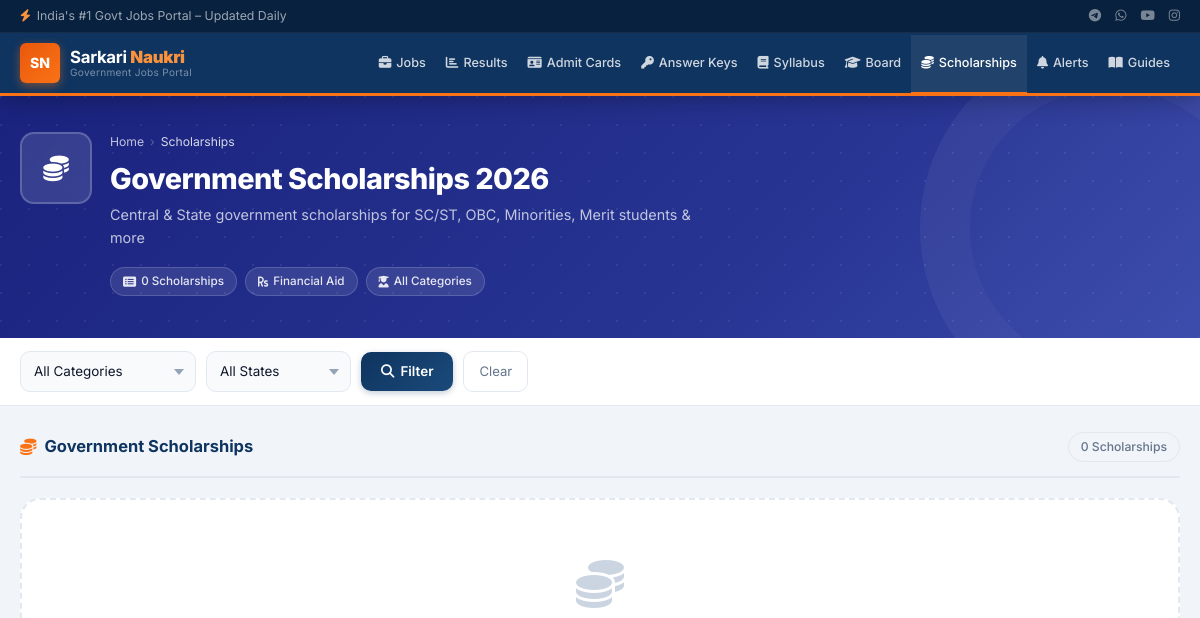
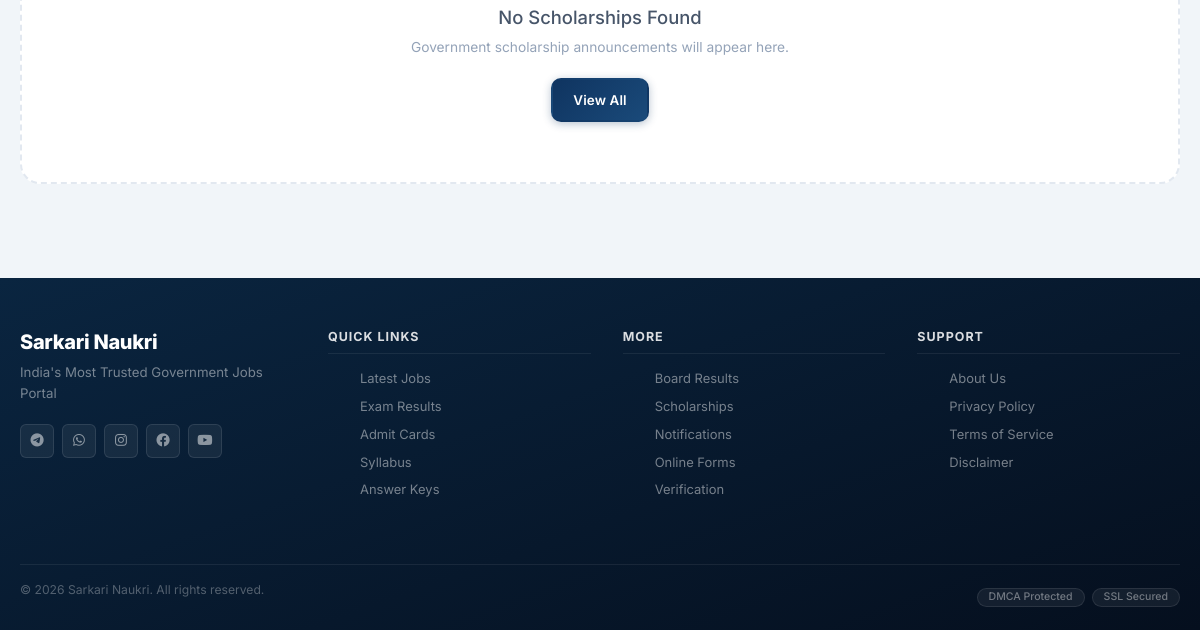
/content/scholarships/, run on an earlier commit of the app's database (2 pictures, top to bottom).
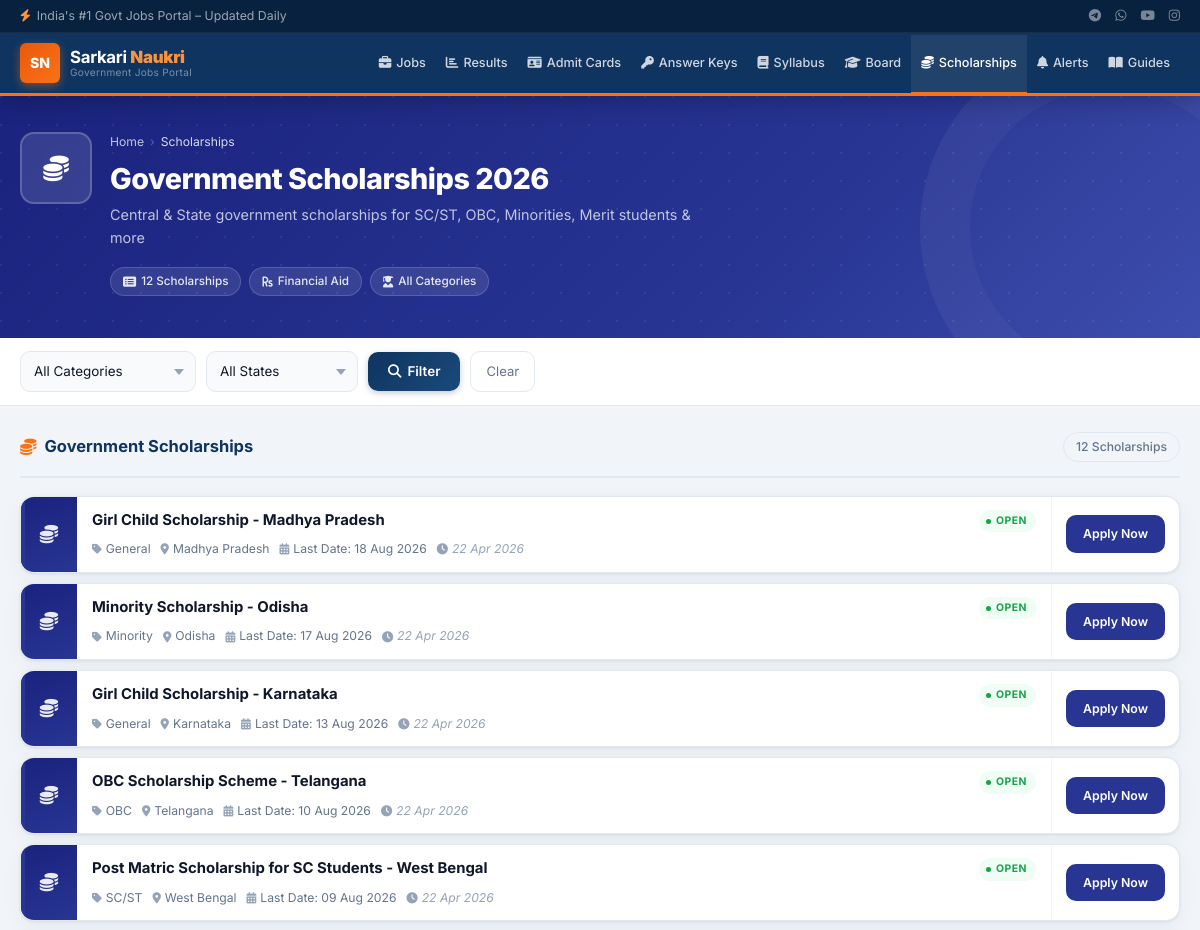
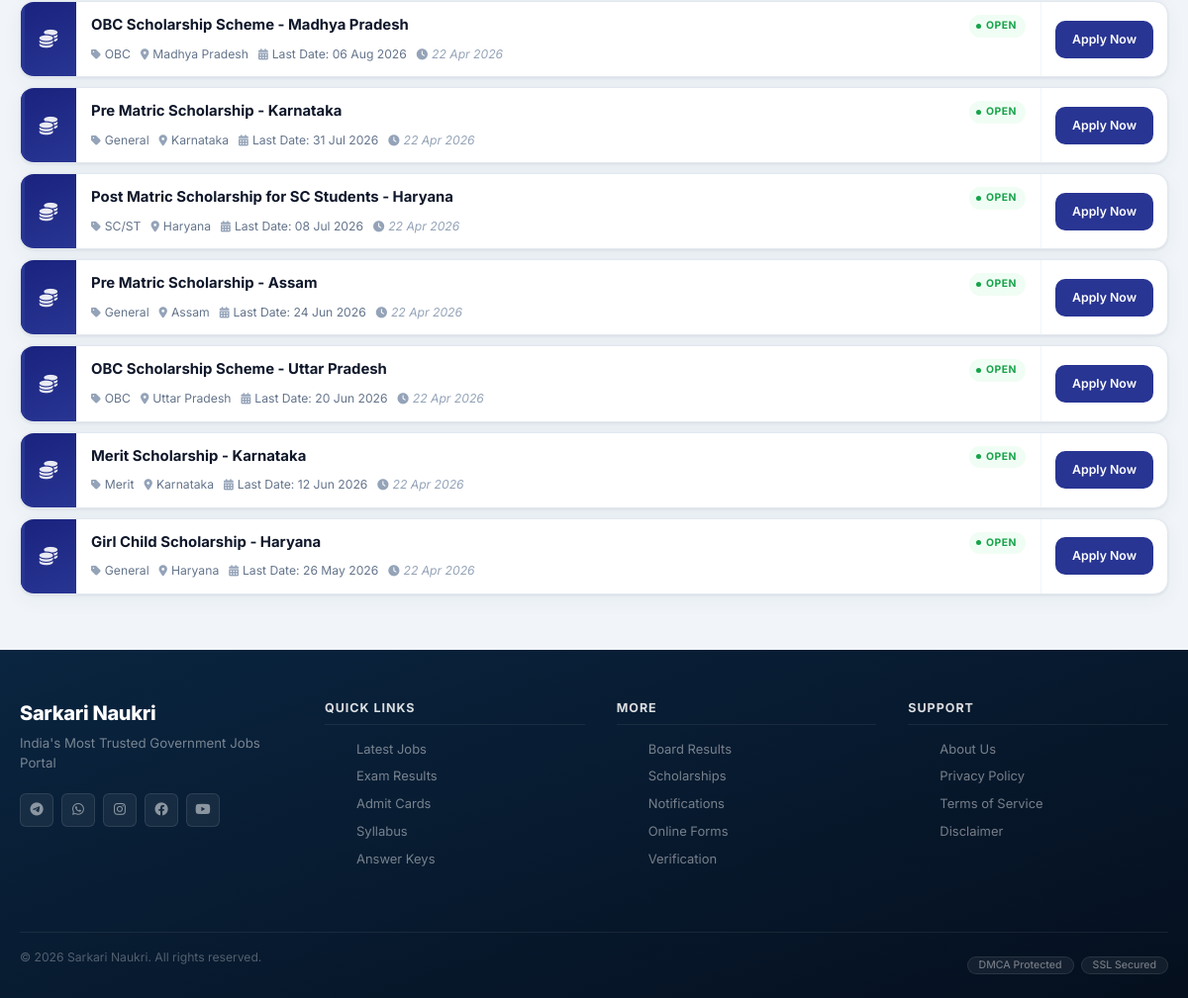
And on a later commit of the database (2 pictures, top to bottom).
### content/models.py (models this page shows, shortened)
class Scholarship(models.Model):
    name = models.CharField(max_length=200, db_index=True)
    slug = models.SlugField(unique=True, db_index=True)
    state = models.ForeignKey(State, on_delete=models.SET_NULL, null=True, blank=True)
    category = models.CharField(
        max_length=20,
        choices=[
            ('SC/ST', 'SC/ST Scholarship'),
            ('OBC', 'OBC Scholarship'),
            ('Minority', 'Minority Scholarship'),
            ('Merit', 'Merit Scholarship'),
            ('General', 'General Scholarship'),
        ]
    )
    application_start_date = models.DateField()
    application_end_date = models.DateField()
    application_link = models.URLField()
    eligibility = models.TextField()
    benefits = models.TextField()
    documents_required = models.TextField(blank=True)
    status = models.CharField(
        max_length=20,
        choices=[
            ('Open', 'Open'),
            ('Closed', 'Closed'),
            ('Coming Soon', 'Coming Soon'),
        ],
        default='Open'
    )
    created_at = models.DateTimeField(auto_now_add=True)
    updated_at = models.DateTimeField(auto_now=True)
    class Meta:
        ordering = ['-application_end_date']

class State(models.Model):
    name = models.CharField(max_length=50, unique=True, db_index=True)  # Uttar Pradesh, Bihar
    code = models.CharField(max_length=2, unique=True)  # UP, BH
    is_featured = models.BooleanField(default=False)
    class Meta:
        ordering = ['-is_featured', 'name']
    def __str__(self):
        return self.name

### content/views.py (the view)
# urls.py: path('scholarships/', views.ScholarshipListView.as_view(), name='scholarships'),
class ScholarshipListView(ListView):
    model = Scholarship
    template_name = 'content/scholarships.html'
    context_object_name = 'scholarships'
    paginate_by = 20
    def get_queryset(self):
        queryset = Scholarship.objects.filter(status='Open').order_by('-application_end_date')
        state_id = self.request.GET.get('state')
        if state_id:
            queryset = queryset.filter(state_id=state_id)
        category = self.request.GET.get('category')
        if category:
            queryset = queryset.filter(category=category)
        return queryset
    def get_context_data(self, **kwargs):
        context = super().get_context_data(**kwargs)
        context['states'] = State.objects.filter(is_featured=True)
        context['categories'] = Scholarship._meta.get_field('category').choices
        return context

### sarkarinaukri/context_processors.py (called while the page is built)
def monetization_context(request):
    return {
        'google_adsense_client_id': settings.GOOGLE_ADSENSE_CLIENT_ID,
        'google_adsense_enabled': settings.GOOGLE_ADSENSE_ENABLED,
        'google_analytics_id': settings.GOOGLE_ANALYTICS_ID,
        'site_name': settings.SITE_NAME,
        'site_description': settings.SITE_DESCRIPTION,
        'site_keywords': settings.SITE_KEYWORDS,
        'static_version': getattr(settings, 'STATIC_VERSION', '1'),
    }

### content/templates/content/scholarships.html (shortened to what the changed rows need)
{% extends "base.html" %}
{% load static %}
{% block body_class %}page-scholar{% endblock %}
{% block content %}
<div class="page-wrapper">
    <div class="page-hero">
        <div class="container">
            <div class="page-hero-body">
                <h1 class="page-hero-title">Government Scholarships 2026</h1>
                <div class="page-hero-chips">
                    <span class="page-hero-chip"><i class="fas fa-list-alt"></i> {{ paginator.count }} Scholarships</span>
                    <span class="page-hero-chip"><i class="fas fa-rupee-sign"></i> Financial Aid</span>
                    <span class="page-hero-chip"><i class="fas fa-user-graduate"></i> All Categories</span>
                </div>
            </div>
        </div>
    </div>
    <section class="list-section">
        <div class="container">
            <div class="list-header">
                <h1 class="list-title"><i class="fas fa-coins"></i> Government Scholarships</h1>
                <span class="list-count">{{ paginator.count }} Scholarships</span>
            </div>
            {% if scholarships %}
            <div class="post-list">
                {% for scholarship in scholarships %}
                <div class="post-item">
                    <div class="post-item-icon">
                        <i class="fas fa-coins"></i>
                    </div>
                    <div class="post-item-body">
                        <div class="post-item-top">
                            <span class="post-item-title">{{ scholarship.name }}</span>
                            <div class="post-item-badges">
                                {% if scholarship.status == 'Open' %}
                                <span class="status-badge badge-active">Open</span>
                                {% elif scholarship.status == 'Closed' %}
                                <span class="status-badge badge-closed">Closed</span>
                                {% else %}
                                <span class="status-badge badge-pending">{{ scholarship.status }}</span>
                                {% endif %}
                            </div>
                        </div>
                        <div class="post-item-meta">
                            <span><i class="fas fa-tag"></i> {{ scholarship.category }}</span>
                            {% if scholarship.state %}<span><i class="fas fa-map-marker-alt"></i> {{ scholarship.state }}</span>{% endif %}
                            {% if scholarship.application_end_date %}<span><i class="fas fa-calendar-alt"></i> Last Date: {{ scholarship.application_end_date|date:"d M Y" }}</span>{% endif %}
                            <span class="post-date"><i class="fas fa-clock"></i> {{ scholarship.created_at|date:"d M Y" }}</span>
                        </div>
                    </div>
                    <div class="post-item-actions">
                        {% if scholarship.application_link %}
                        <a href="{{ scholarship.application_link }}" target="_blank" class="btn-detail">Apply Now</a>
                        {% endif %}
                    </div>
                </div>
                {% endfor %}
            </div>
            {% else %}
            <div class="empty-state">
                <i class="fas fa-coins"></i>
                <h3>No Scholarships Found</h3>
                <p>Government scholarship announcements will appear here.</p>
                <a href="{% url 'scholarships' %}" class="btn btn-primary">View All</a>
            </div>
            {% endif %}
        </div>
    </section>
</div>
{% endblock %}

What changed in the data, as far as the page shows it:
added Scholarship: name "Girl Child Scholarship - Madhya Pradesh", status "OPEN", category "General", state "Madhya Pradesh", application_end_date "18 Aug 2026", created_at "22 Apr 2026"
added Scholarship: name "Minority Scholarship - Odisha", status "OPEN", category "Minority", state "Odisha", application_end_date "17 Aug 2026", created_at "22 Apr 2026"
added Scholarship: name "Girl Child Scholarship - Karnataka", status "OPEN", category "General", state "Karnataka", application_end_date "13 Aug 2026", created_at "22 Apr 2026"
added Scholarship: name "OBC Scholarship Scheme - Telangana", status "OPEN", category "OBC", state "Telangana", application_end_date "10 Aug 2026", created_at "22 Apr 2026"
added Scholarship: name "Post Matric Scholarship for SC Students - West Bengal", status "OPEN", category "SC/ST", state "West Bengal", application_end_date "09 Aug 2026", created_at "22 Apr 2026"
added Scholarship: name "OBC Scholarship Scheme - Madhya Pradesh", status "OPEN", category "OBC", state "Madhya Pradesh", application_end_date "06 Aug 2026", created_at "22 Apr 2026"
added Scholarship: name "Pre Matric Scholarship - Karnataka", status "OPEN", category "General", state "Karnataka", application_end_date "31 Jul 2026", created_at "22 Apr 2026"
added Scholarship: name "Post Matric Scholarship for SC Students - Haryana", status "OPEN", category "SC/ST", state "Haryana", application_end_date "08 Jul 2026", created_at "22 Apr 2026"
added Scholarship: name "Pre Matric Scholarship - Assam", status "OPEN", category "General", state "Assam", application_end_date "24 Jun 2026", created_at "22 Apr 2026"
added Scholarship: name "OBC Scholarship Scheme - Uttar Pradesh", status "OPEN", category "OBC", state "Uttar Pradesh", application_end_date "20 Jun 2026", created_at "22 Apr 2026"
added Scholarship: name "Merit Scholarship - Karnataka", status "OPEN", category "Merit", state "Karnataka", application_end_date "12 Jun 2026", created_at "22 Apr 2026"
added Scholarship: name "Girl Child Scholarship - Haryana", status "OPEN", category "General", state "Haryana", application_end_date "26 May 2026", created_at "22 Apr 2026"
Also different on the page:
{{ paginator.count }}: "0" → "12"
text no longer shown: "No Scholarships Found Government scholarship announcements will appear here. View All"
